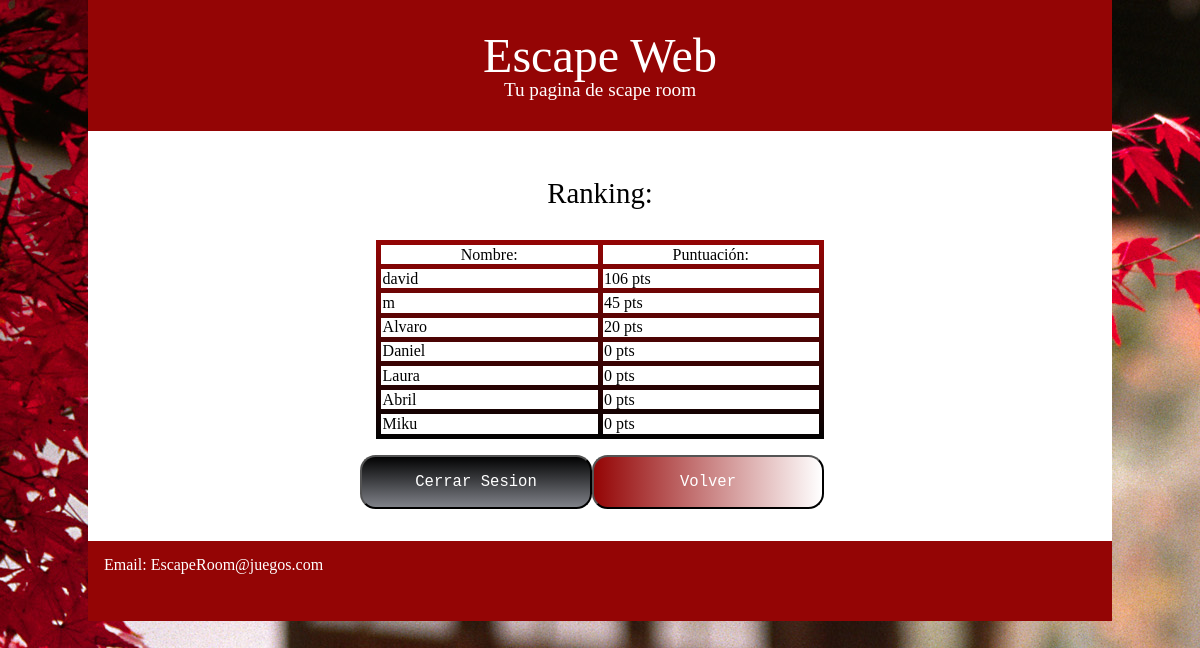
Page /Ventanas/Ranking.php on the committed database.
### tables this page shows
CREATE TABLE `persona` (
  `nombre` varchar(20) NOT NULL,
  `correo` varchar(30) NOT NULL,
  `password` varchar(40) NOT NULL,
  `foto` varchar(30) NOT NULL,
  `prestigio` varchar(20) NOT NULL,
  `aciertos` int NOT NULL,
  `victorias` int NOT NULL,
  `activo` tinyint(1) NOT NULL,
  `conectado` tinyint(1) NOT NULL
);

### Base_de_datos/Conexion.php (called while the page is built, shortened)
<?php
class Conexion
{
    public static $conexion;
    public static function abrirConexion()
    {
        self::$conexion = new mysqli(Parametros::$url, Parametros::$usuario, Parametros::$password, Parametros::$bbdd);
    }
    public static function PersonasOrdenadasPorAciertos()
    {
        $array = array();
        $query = "SELECT * FROM persona ORDER BY aciertos DESC";
        $resultado = self::$conexion->query($query);
        if ($resultado) {
            while ($fila = mysqli_fetch_array($resultado)) {
                $per = new Persona($fila["nombre"], $fila["correo"]);
                $per->setPassword($fila['password']);
                $per->setFoto($fila['foto']);
                $per->setPrestigio($fila['prestigio']);
                $per->setAciertos($fila['aciertos']);
                $per->setVictoria($fila['victorias']);
                $per->setActivo($fila['activo']);
                $array[] = $per;
            }
        }
        return $array;
    }
}

### Objetos/Persona.php (called while the page is built, shortened)
<?php
class Persona
{
   private $nombre;
   private $aciertos;
   public function __construct($nombre, $correo)
   {
      $this->nombre = $nombre;
      $this->aciertos = 0;
   }
   public function setAciertos($aciertos)
   {
      $this->aciertos = $aciertos;
   }
   public function getNombre()
   {
      return $this->nombre;
   }
   public function getAciertos()
   {
      return $this->aciertos;
   }
}

### Ventanas/Ranking.php (the view, shortened to what this page needs)
<!DOCTYPE html>
<html lang="en">
<head>
    <link rel="stylesheet" type="text/css" href="../CSS/general.css">
</head>
<body class="oriental">
    <?php
    require_once '../Objetos/Persona.php';
    require_once '../Base_de_datos/Conexion.php';
    $users = Conexion::PersonasOrdenadasPorAciertos();
    ?>
    <main class="container oriental">
        <header class="row oriental">
            <h1>Escape Web</h1>
            <h4>Tu pagina de scape room</h4>
        </header>
        <section class='row'>
            <div class="col-6 margen-3 s-col-12 s-margen-0">
                <div class="row">
                    <div class="xl-col-12 l-col-12 m-col-12 s-col-12 separado">
                        <h3>Ranking:</h3>
                    </div>
                </div>
                <div class="row">
                    <div class="col-12">
                        <table class="oriental">
                            <tr>
                                <th>Nombre:</th>
                                <th>Puntuación:</th>
                            </tr>
                            <?php
                            foreach ($users as $persona) {
                            ?>
                                <tr>
                                    <td><?php echo $persona->getNombre() ?></td>
                                    <td><?php echo $persona->getAciertos() . ' ' . 'pts' ?></td>
                                </tr>
                            <?php
                            }
                            ?>
                        </table>
                    </div>
                </div>
                <form action="../Base_de_datos/controlador.php" method="POST" class="oriental">
                    <div class="row p-d-1">
                        <input class="col-6" type="submit" value="Cerrar Sesion" name="CerrarSesion">
                        <input class="col-6 botVolver" type="submit" value="Volver" name="VolverMenu">
                    </div>
                </form>
            </div>
        </section>
        <footer class=" oriental row">
            <div class="xl-col-12 l-col-12 m-col-12 s-col-12">
                <p>Email: EscapeRoom@juegos.com</p>
            </div>
        </footer>
    </main>
</body>
</html>

### CSS/general.css (style rules this page uses)
html, body, div, span, applet, object, iframe, h1, h2, h3, h4, h5, h6, p, blockquote, pre, a, abbr, acronym, address, big, cite, code, del, dfn, em, img, ins, kbd, q, s, samp, small, strike, strong, sub, sup, tt, var, b, u, i, center, dl, dt, dd, ol, ul, li, fieldset, form, label, legend, table, caption, tbody, tfoot, thead, tr, th, td, article, aside, canvas, details, embed, figure, figcaption, footer, header, hgroup, menu, nav, output, ruby, section, summary, time, mark, audio, video { margin: 0; padding: 0; border: 0; font-size: 100%; font: inherit; vertical-align: baseline; }
article, aside, details, figcaption, figure, footer, header, hgroup, menu, nav, section { display: block; }
body { line-height: 1; }
table { border-collapse: collapse; border-spacing: 0; }
.col-6 { width: 50%; }
.col-12 { width: 100%; }
.margen-3 { margin-left: 25%; }
@media only screen and (max-width: 2000px) { .xl-col-12 { width: 100%; } }
@media only screen and (max-width: 1280px) { .l-col-12 { width: 100%; } }
[class*=col-] { float: left; box-sizing: border-box; padding: 1em; }
.p-d-1 { padding-right: 1em; }
.p-d-1 { padding-bottom: 1em; }
h1 { font-size: 3rem; font-family: "Garamond"; text-align: center; }
h3 { font-size: 1.8rem; font-family: "Garamond"; text-align: center; }
h4 { font-size: 1.2rem; font-family: "Garamond"; text-align: center; }
p { font-family: "Consolas"; font-size: 1rem; }
body.oriental { background-image: url("../IMAGENES/indexOriental.jpg"); background-color: #fff; }
main.oriental { background-color: #fff; }
header.oriental { background-color: #940505; color: #ffffff; padding: 2rem; text-align: center; }
footer.oriental { color: #ffffff; background-color: #940505; height: 5rem; }
table { width: 100%; }
table.oriental { background: linear-gradient(to bottom, #940505, #020202); border-collapse: separate; border-spacing: 5px; color: #fff; }
table.oriental td, table.oriental th { padding: 0.1em; background: #fff; color: #000000; width: 25%; }
form.oriental input[type=submit], form.oriental input[type=button] { background-color: #fff; color: #fff; font-family: monospace; font-size: 1.2em; margin: auto; padding: 16px; border-radius: 1em 1em 1em 1em; background-image: linear-gradient(to bottom, #020202, rgba(77, 80, 90, 0.719)); }
form.oriental input[type=submit].botVolver, form.oriental input[type=button].botVolver { color: #ffffff; background-image: linear-gradient(to right, #940505, #ffffff); }
.container:after, .row:after, .u-cf { content: ""; display: table; clear: both; }
.separado { padding-top: 2rem; }
.container { position: relative; width: 100%; max-width: 1024px; margin: 0 auto; box-sizing: border-box; }

### rows in the picture
persona: nombre "david", aciertos "106"
persona: nombre "m", aciertos "45"
persona: nombre "Alvaro", aciertos "20"
persona: nombre "Daniel", aciertos "0"
persona: nombre "Laura", aciertos "0"
persona: nombre "Abril", aciertos "0"
persona: nombre "Miku", aciertos "0"
